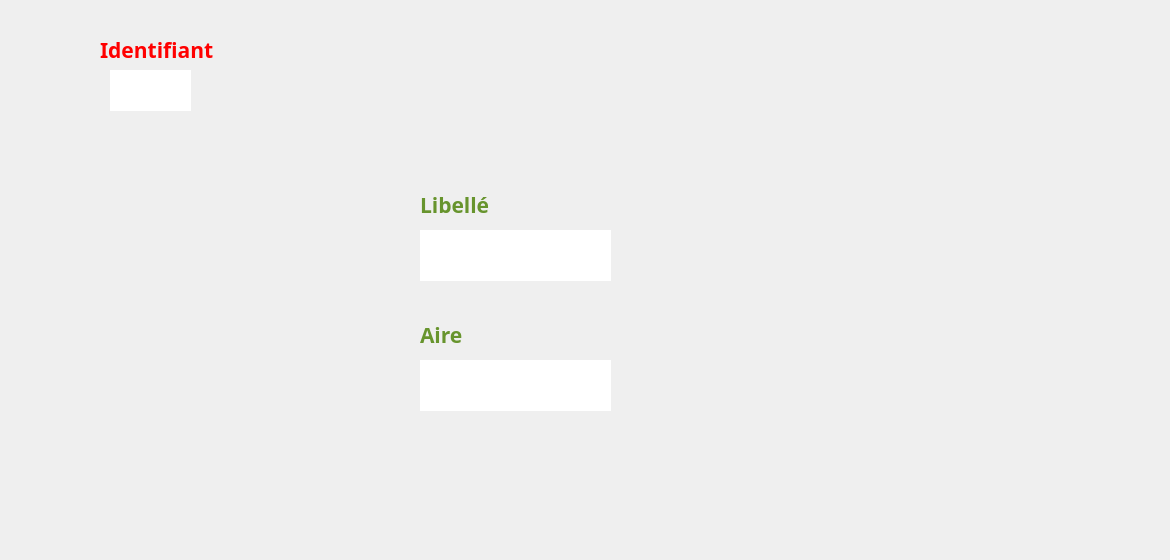
      <widget class="QWidget" name="MAJ_ZV">
       <property name="styleSheet">
        <string notr="true">#MAJ_ZV{
background-color: transparent;
border-image: url(:back2.jpg);
background: none;
border: none;
background-repeat: none;
}
</string>
       </property>
       <widget class="QLineEdit" name="lineEdit_ID_MAJ_ZV">
        <property name="geometry">
         <rect>
          <x>110</x>
          <y>70</y>
          <width>81</width>
          <height>41</height>
         </rect>
        </property>
        <property name="font">
         <font>
          <family>Javanese Text</family>
          <pointsize>12</pointsize>
         </font>
        </property>
        <property name="autoFillBackground">
         <bool>false</bool>
        </property>
        <property name="styleSheet">
         <string notr="true">#lineEdit_ID_MAJ_ZV {
background-color: transparent;
border-image: url(:ch_ZV.png);
background: none;
border: none;
background-repeat: none;
}
</string>
        </property>
        <property name="text">
         <string/>
        </property>
        <property name="cursorPosition">
         <number>0</number>
        </property>
        <property name="alignment">
         <set>Qt::AlignCenter</set>
        </property>
        <property name="readOnly">
         <bool>true</bool>
        </property>
       </widget>
       <widget class="QLineEdit" name="lineEdit_Libelle_MAJ_ZV">
        <property name="geometry">
         <rect>
          <x>420</x>
          <y>230</y>
          <width>191</width>
          <height>51</height>
         </rect>
        </property>
        <property name="font">
         <font>
          <family>Javanese Text</family>
          <pointsize>12</pointsize>
         </font>
        </property>
        <property name="styleSheet">
         <string notr="true">#lineEdit_Libelle_MAJ_ZV {
background-color: transparent;
border-image: url(:ch_ZV.png);
background: none;
border: none;
background-repeat: none;
}
</string>
        </property>
        <property name="text">
         <string/>
        </property>
        <property name="alignment">
         <set>Qt::AlignCenter</set>
        </property>
       </widget>
       <widget class="QLineEdit" name="lineEdit_Aire_MAJ_ZV">
        <property name="geometry">
         <rect>
          <x>420</x>
          <y>360</y>
          <width>191</width>
          <height>51</height>
         </rect>
        </property>
        <property name="font">
         <font>
          <family>Javanese Text</family>
          <pointsize>12</pointsize>
         </font>
        </property>
        <property name="styleSheet">
         <string notr="true">#lineEdit_Aire_MAJ_ZV {
background-color: transparent;
border-image: url(:ch_ZV.png);
background: none;
border: none;
background-repeat: none;
}
</string>
        </property>
        <property name="text">
         <string/>
        </property>
        <property name="alignment">
         <set>Qt::AlignCenter</set>
        </property>
       </widget>
       <widget class="QPushButton" name="pushButton_Annuler_ZV_MAJ">
        <property name="geometry">
         <rect>
          <x>890</x>
          <y>500</y>
          <width>161</width>
          <height>51</height>
         </rect>
        </property>
        <property name="styleSheet">
         <string notr="true">#pushButton_Annuler_ZV_MAJ {
background-color: transparent;
border-image: url(:Annuler_ZV.png);
background: none;
border: none;
background-repeat: none;
}
#pushButton_Annuler_ZV_MAJ:hover
{

border-image: url(:AnnulerZV_hover.png);

}</string>
        </property>
        <property name="text">
         <string/>
        </property>
       </widget>
       <widget class="QPushButton" name="pushButton_Close_Envir_6">
        <property name="geometry">
         <rect>
          <x>1130</x>
          <y>10</y>
          <width>31</width>
          <height>31</height>
         </rect>
        </property>
        <property name="styleSheet">
         <string notr="true">#pushButton_Close_Envir_6 {
background-color: transparent;
border-image: url(:close.png);
background: none;
border: none;
background-repeat: none;
}
</string>
        </property>
        <property name="text">
         <string/>
        </property>
       </widget>
       <widget class="QPushButton" name="pushButton_Save_ZV_MAJ">
        <property name="geometry">
         <rect>
          <x>890</x>
          <y>440</y>
          <width>161</width>
          <height>51</height>
         </rect>
        </property>
        <property name="styleSheet">
         <string notr="true">#pushButton_Save_ZV_MAJ {
background-color: transparent;
border-image: url(:Save_ZV.png);
background: none;
border: none;
background-repeat: none;
}

#pushButton_Save_ZV_MAJ:hover
{

border-image: url(:Enregistrer_ZV_hover.png);

}
</string>
        </property>
        <property name="text">
         <string/>
        </property>
       </widget>
       <widget class="QLabel" name="label_160">
        <property name="geometry">
         <rect>
          <x>420</x>
          <y>190</y>
          <width>181</width>
          <height>31</height>
         </rect>
        </property>
        <property name="font">
         <font>
          <family>Corbel</family>
          <pointsize>15</pointsize>
         </font>
        </property>
        <property name="text">
         <string>&lt;html&gt;&lt;head/&gt;&lt;body&gt;&lt;p&gt;&lt;span style=&quot; font-size:16pt; font-weight:600; color:#67942d;&quot;&gt;Libellé&lt;/span&gt;&lt;/p&gt;&lt;/body&gt;&lt;/html&gt;</string>
        </property>
       </widget>
       <widget class="QLabel" name="label_161">
        <property name="geometry">
         <rect>
          <x>420</x>
          <y>320</y>
          <width>181</width>
          <height>31</height>
         </rect>
        </property>
        <property name="font">
         <font>
          <family>Corbel</family>
          <pointsize>15</pointsize>
         </font>
        </property>
        <property name="text">
         <string>&lt;html&gt;&lt;head/&gt;&lt;body&gt;&lt;p&gt;&lt;span style=&quot; font-size:16pt; font-weight:600; color:#67942d;&quot;&gt;Aire&lt;/span&gt;&lt;/p&gt;&lt;/body&gt;&lt;/html&gt;</string>
        </property>
       </widget>
       <widget class="QLabel" name="label_58">
        <property name="geometry">
         <rect>
          <x>100</x>
          <y>30</y>
          <width>131</width>
          <height>41</height>
         </rect>
        </property>
        <property name="palette">
         <palette>
          <active/>
          <inactive/>
          <disabled/>
         </palette>
        </property>
        <property name="font">
         <font>
          <family>Corbel</family>
          <pointsize>16</pointsize>
         </font>
        </property>
        <property name="text">
         <string>&lt;html&gt;&lt;head/&gt;&lt;body&gt;&lt;p&gt;&lt;span style=&quot; font-weight:600; color:#ff0000;&quot;&gt;Identifiant&lt;/span&gt;&lt;/p&gt;&lt;/body&gt;&lt;/html&gt;</string>
        </property>
       </widget>
      </widget>
